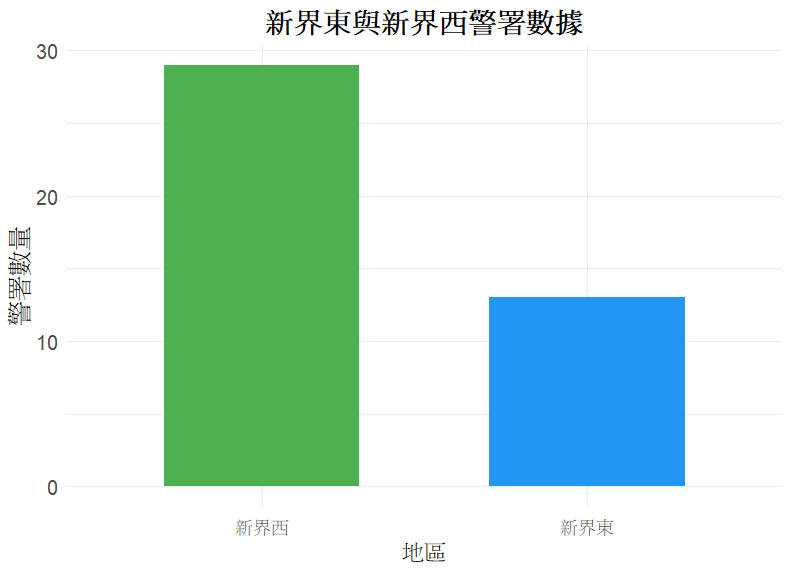

Here is the R script that generated this plot:
# 安裝所需的套件（如果尚未安裝）
if (!require(ggplot2)) install.packages("ggplot2")

# 加載 ggplot2 套件
library(ggplot2)

# 數據輸入
police_station_data <- data.frame(
  Region = c("新界東", "新界西"),
  Count = c(13, 29)
)

# 繪製柱狀圖
police_station_plot <- ggplot(police_station_data, aes(x = Region, y = Count, fill = Region)) +
  geom_bar(stat = "identity", width = 0.6) +
  labs(
    title = "新界東與新界西警署數據",
    x = "地區",
    y = "警署數量",
    fill = "地區"
  ) +
  theme_minimal() +
  theme(
    plot.title = element_text(hjust = 0.5, size = 16, face = "bold"),
    axis.title.x = element_text(size = 14),
    axis.title.y = element_text(size = 14),
    axis.text = element_text(size = 12),
    legend.position = "none"
  ) +
  scale_fill_manual(values = c("新界東" = "#2196F3", "新界西" = "#4CAF50"))

# 顯示柱狀圖
print(police_station_plot)
